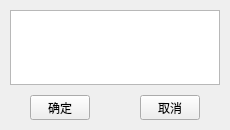
<?xml version="1.0" encoding="UTF-8"?>
<ui version="4.0">
 <class>group_dashboardClass</class>
 <widget class="QWidget" name="group_dashboardClass">
  <property name="geometry">
   <rect>
    <x>0</x>
    <y>0</y>
    <width>230</width>
    <height>130</height>
   </rect>
  </property>
  <property name="windowTitle">
   <string>分组</string>
  </property>
  <widget class="QPushButton" name="m_btnGroupConfirm">
   <property name="geometry">
    <rect>
     <x>30</x>
     <y>95</y>
     <width>60</width>
     <height>25</height>
    </rect>
   </property>
   <property name="text">
    <string>确定</string>
   </property>
  </widget>
  <widget class="QPushButton" name="m_btnGroupCancel">
   <property name="geometry">
    <rect>
     <x>140</x>
     <y>95</y>
     <width>60</width>
     <height>25</height>
    </rect>
   </property>
   <property name="text">
    <string>取消</string>
   </property>
  </widget>
  <widget class="QTextEdit" name="m_edtGroupName">
   <property name="geometry">
    <rect>
     <x>10</x>
     <y>10</y>
     <width>210</width>
     <height>75</height>
    </rect>
   </property>
  </widget>
 </widget>
 <layoutdefault spacing="6" margin="11"/>
 <resources/>
 <connections/>
</ui>
